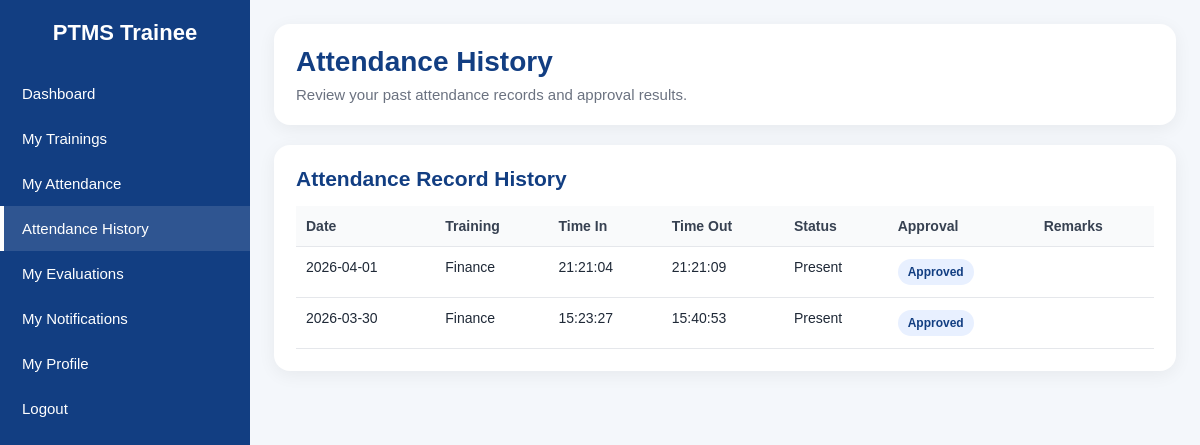
/modules/trainee_history.php (signed in), run on the app's committed database.
### tables this page shows
CREATE TABLE `attendance_logs` (
  `id` int(11) NOT NULL,
  `training_id` int(11) NOT NULL,
  `user_id` int(11) NOT NULL,
  `log_date` date NOT NULL,
  `time_in` time DEFAULT NULL,
  `time_out` time DEFAULT NULL,
  `status` enum('Present','Late','Absent') NOT NULL DEFAULT 'Present',
  `approval_status` enum('Pending','Approved','Rejected') NOT NULL DEFAULT 'Pending',
  `approved_by` int(11) DEFAULT NULL,
  `approved_at` datetime DEFAULT NULL,
  `approval_remarks` varchar(255) DEFAULT NULL,
  `created_at` timestamp NOT NULL DEFAULT current_timestamp()
);

CREATE TABLE `trainings` (
  `id` int(11) NOT NULL,
  `title` varchar(180) NOT NULL,
  `description` text DEFAULT NULL,
  `schedule_date` date NOT NULL,
  `start_time` time NOT NULL,
  `end_time` time NOT NULL,
  `venue` varchar(180) DEFAULT NULL,
  `trainer_user_id` int(11) DEFAULT NULL,
  `capacity` int(11) NOT NULL DEFAULT 20,
  `created_by` int(11) DEFAULT NULL,
  `created_at` timestamp NOT NULL DEFAULT current_timestamp()
);

### modules/trainee_history.php (the view, shortened to what this page needs)
<?php
require_once __DIR__ . '/../config/db.php';
$userId = (int)$_SESSION['user_id'];
$history = $conn->prepare("
    SELECT
        t.title,
        a.log_date,
        a.time_in,
        a.time_out,
        a.status,
        a.approval_status,
        a.approval_remarks
    FROM attendance_logs a
    INNER JOIN trainings t ON t.id = a.training_id
    WHERE a.user_id = ?
    ORDER BY a.log_date DESC, a.id DESC
");
$history->bind_param('i', $userId);
$history->execute();
$historyResults = $history->get_result();
include __DIR__ . '/../includes/header.php';
include __DIR__ . '/../includes/sidebar_trainee.php';
?>
<div class="topbar">
    <div class="page-title">
        <h1>Attendance History</h1>
        <p>Review your past attendance records and approval results.</p>
    </div>
</div>
<div class="table-card">
    <h2>Attendance Record History</h2>
    <div class="table-wrap">
        <table>
            <thead>
                <tr>
                    <th>Date</th>
                    <th>Training</th>
                    <th>Time In</th>
                    <th>Time Out</th>
                    <th>Status</th>
                    <th>Approval</th>
                    <th>Remarks</th>
                </tr>
            </thead>
            <tbody>
                <?php if ($historyResults && $historyResults->num_rows > 0): ?>
                    <?php while ($row = $historyResults->fetch_assoc()): ?>
                        <tr>
                            <td><?= e($row['log_date']); ?></td>
                            <td><?= e($row['title']); ?></td>
                            <td><?= e($row['time_in'] ?? '—'); ?></td>
                            <td><?= e($row['time_out'] ?? '—'); ?></td>
                            <td><?= e($row['status'] ?? '—'); ?></td>
                            <td><span class="badge"><?= e($row['approval_status'] ?? 'Pending'); ?></span></td>
                            <td><?= e($row['approval_remarks'] ?? '—'); ?></td>
                        </tr>
                    <?php endwhile; ?>
                <?php else: ?>
                    <tr>
                        <td colspan="7" class="empty">No attendance history found.</td>
                    </tr>
                <?php endif; ?>
            </tbody>
        </table>
    </div>
</div>
<?php include __DIR__ . '/../includes/footer.php'; ?>

### includes/header.php (style rules this page uses)
* { margin:0; padding:0; box-sizing:border-box; }
body { font-family: Arial, Helvetica, sans-serif; background:#f4f7fb; color:#1f2937; }
.topbar { background:#fff; padding:22px; border-radius:16px; box-shadow:0 4px 18px rgba(0,0,0,0.06); margin-bottom:20px; }
.page-title h1 { font-size:28px; color:#123e82; margin-bottom:8px; }
.page-title p { color:#6b7280; font-size:15px; }
.stat-card, .table-card, .content-card { background:#fff; border-radius:16px; padding:22px; box-shadow:0 4px 18px rgba(0,0,0,0.06); }
.table-card h2, .content-card h2 { color:#123e82; font-size:21px; margin-bottom:15px; }
.table-wrap { overflow-x:auto; }
table { width:100%; border-collapse:collapse; }
table th, table td { padding:12px 10px; border-bottom:1px solid #e5e7eb; text-align:left; font-size:14px; vertical-align:top; }
table th { background:#f9fafb; color:#374151; }
.badge { display:inline-block; padding:6px 10px; border-radius:999px; font-size:12px; font-weight:bold; background:#e8f0ff; color:#123e82; }

### data on the page
attendance_logs: log_date "2026-04-01", training.title "Finance", time_in "21:21:04", time_out "21:21:09", status "Present", approval_status "Approved"
attendance_logs: log_date "2026-03-30", training.title "Finance", time_in "15:23:27", time_out "15:40:53", status "Present", approval_status "Approved"
